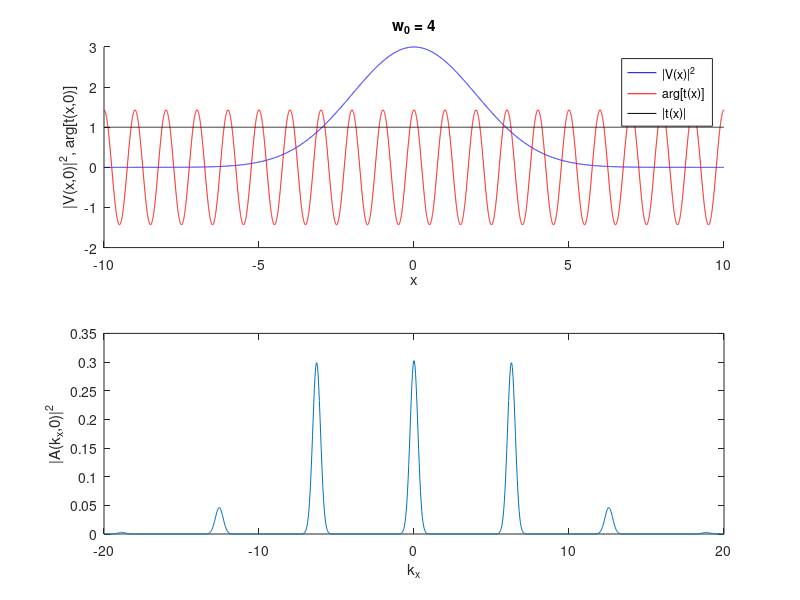

Reproduce this figure in MATLAB.

kx=linspace(-20,20,1000);
x=linspace(-10,10,10000);

d=1;
% w0=0.7;

V0=sqrt(3);
w0v=(linspace(0,2,100)).^2;

figure
for ind=1:length(w0v)

    w0=w0v(ind);

    R=w0/d;

    kp=w0*kx;

    a=1.43;


    t=exp(1i*a*cos(2*pi*x/d));

    V=V0*exp(-x.^2/w0^2);


    A=zeros(size(kp));
    M=6;
    for m=-M:M
        A=A+besselj(m,a).*exp(-1/4*(kp-2*pi*m*R).^2);
    end


    clf('reset')
    subplot(2,1,1)
    hold on
    plot(x, abs(V).^2,'b')
    plot(x, angle(t),'r')
    plot(x, abs(t),'k')
    xlabel('x')
    ylabel('|V(x,0)|^2, arg[t(x,0)]')
    legend('|V(x)|^2', 'arg[t(x)]', '|t(x)|')
    title(['w_0 = ',num2str(w0)])
%     drawnow


    subplot(2,1,2)
    plot(kx, abs(A).^2)
    xlabel('k_x')
    ylabel('|A(k_x,0)|^2')
%remember this command for animation.
    drawnow
end    

% 
% figure
% plot(w0v)